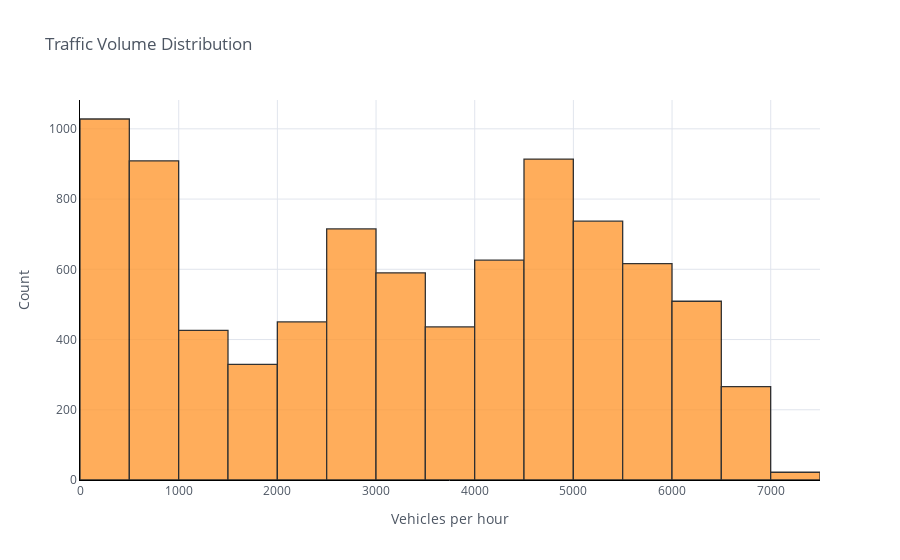

Notebook code for this chart:
### Markdown cell above
Traffic volume was usually below 1000 vehicles per hour. There were few 1-hour periods where traffic volume exceeded 7000 vehicles per hour.

### Code cell
df8['traffic_volume'].iplot(kind='hist',bins=20,xTitle='Vehicles per hour',linecolor='black',yTitle='Count',
                            title='Traffic Volume Distribution')

### Figure 1 — Plotly figure (JSON) as saved in the notebook; plotly's stock layout.template omitted (floating-point values rounded to 4 significant figures; data arrays with more than 128 entries replaced by an {"elided": "..."} marker saying what was removed)
{"data": [{"histfunc": "count", "histnorm": "", "marker": {"color": "rgba(255, 153, 51, 1.0)", "line": {"color": "#000000", "width": 1.3}}, "name": "traffic_volume", "nbinsx": 20, "opacity": 0.8, "orientation": "v", "type": "histogram", "x": {"elided": "8573 int values"}}], "layout": {"barmode": "overlay", "legend": {"bgcolor": "#FFFFFF", "font": {"color": "#4D5663"}}, "paper_bgcolor": "#FFFFFF", "plot_bgcolor": "#FFFFFF", "title": {"font": {"color": "#4D5663"}, "text": "Traffic Volume Distribution"}, "xaxis": {"gridcolor": "#E1E5ED", "linecolor": "black", "showgrid": true, "tickfont": {"color": "#4D5663"}, "title": {"font": {"color": "#4D5663"}, "text": "Vehicles per hour"}, "zerolinecolor": "#E1E5ED"}, "yaxis": {"gridcolor": "#E1E5ED", "linecolor": "black", "showgrid": true, "tickfont": {"color": "#4D5663"}, "title": {"font": {"color": "#4D5663"}, "text": "Count"}, "zerolinecolor": "#E1E5ED"}}}
